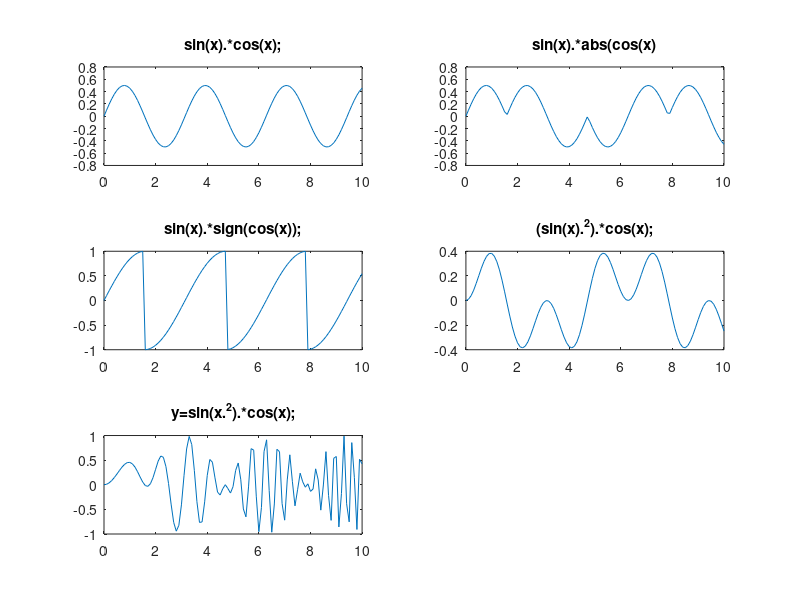

Reproduce this figure in MATLAB.
clear;
x=0:0.1:10;
subplot (3, 2, 1);
for j=1:1:length(x)
    y(j)=sin(x(j)).*cos(x(j));
endfor;
plot(x, y)
title("sin(x).*cos(x);")


subplot (3, 2, 2);
for j=1:1:length(x)
    y(j)=sin(x(j)).*abs(cos(x(j)));
endfor;
plot(x, y)
title("sin(x).*abs(cos(x)")


subplot (3, 2, 3);
for j=1:1:length(x)
    y(j)=sin(x(j)).*sign(cos(x(j)));
endfor;
plot(x, y)
title("sin(x).*sign(cos(x));")



subplot (3, 2, 4);
for j=1:1:length(x)
    y(j)=(sin(x(j)).^2).*cos(x(j));
endfor;
plot(x, y)
title("(sin(x).^2).*cos(x);")


subplot (3, 2, 5);
for j=1:1:length(x)
    y(j)=sin(x(j).^2).*cos(x(j));
endfor;
plot(x, y)
title("y=sin(x.^2).*cos(x);")

